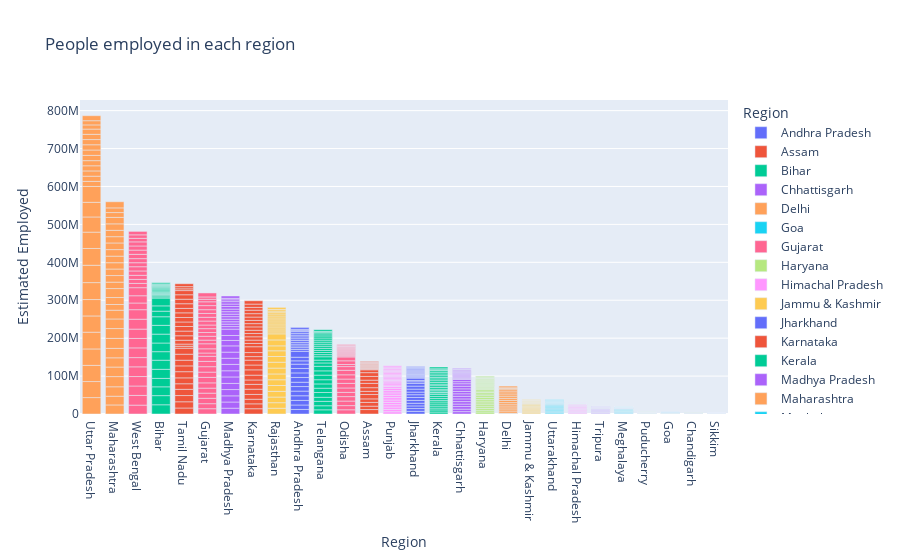

Write notebook code for a chart like this one.
### Code cell
#people employed in each region
fig = px.bar(data, x = "Region", y = " Estimated Employed", color = "Region", title = "People employed in each region")
fig.update_layout(xaxis = {'categoryorder':'total descending'})
fig.show()

### Figure 1 — Plotly figure (JSON) as saved in the notebook; plotly's stock layout.template omitted (floating-point values rounded to 4 significant figures)
{"data": [{"alignmentgroup": "True", "hovertemplate": "Region=%{x}<br> Estimated Employed=%{y}<extra></extra>", "legendgroup": "Andhra Pradesh", "marker": {"color": "#636efa", "pattern": {"shape": ""}}, "name": "Andhra Pradesh", "offsetgroup": "Andhra Pradesh", "orientation": "v", "showlegend": true, "textposition": "auto", "type": "bar", "x": ["Andhra Pradesh", "Andhra Pradesh", "Andhra Pradesh", "Andhra Pradesh", "Andhra Pradesh", "Andhra Pradesh", "Andhra Pradesh", "Andhra Pradesh", "Andhra Pradesh", "Andhra Pradesh", "Andhra Pradesh", "Andhra Pradesh", "Andhra Pradesh", "Andhra Pradesh", "Andhra Pradesh", "Andhra Pradesh", "Andhra Pradesh", "Andhra Pradesh", "Andhra Pradesh", "Andhra Pradesh", "Andhra Pradesh", "Andhra Pradesh", "Andhra Pradesh", "Andhra Pradesh", "Andhra Pradesh", "Andhra Pradesh", "Andhra Pradesh", "Andhra Pradesh"], "xaxis": "x", "y": [11999139, 11755881, 12086707, 12285693, 12256762, 12017412, 11397681, 12528395, 12016676, 11723617, 11359660, 8792827, 9526902, 15572975, 4788661, 4824630, 4657443, 4743179, 4733996, 4774377, 4668772, 4913963, 4618860, 4822035, 4521537, 2544084, 3428356, 4954389], "yaxis": "y"}, {"alignmentgroup": "True", "hovertemplate": "Region=%{x}<br> Estimated Employed=%{y}<extra></extra>", "legendgroup": "Assam", "marker": {"color": "#EF553B", "pattern": {"shape": ""}}, "name": "Assam", "offsetgroup": "Assam", "orientation": "v", "showlegend": true, "textposition": "auto", "type": "bar", "x": ["Assam", "Assam", "Assam", "Assam", "Assam", "Assam", "Assam", "Assam", "Assam", "Assam", "Assam", "Assam", "Assam", "Assam", "Assam", "Assam", "Assam", "Assam", "Assam", "Assam", "Assam", "Assam", "Assam", "Assam", "Assam", "Assam"], "xaxis": "x", "y": [11749334, 8923222, 9911534, 9292039, 11468349, 8395906, 9625362, 11420996, 8462814, 9878742, 9926176, 7544937, 1671707, 1647342, 1739838, 1595582, 1576480, 1595176, 1708045, 1722303, 1630908, 1625454, 1664145, 1454956, 1441722, 1551007], "yaxis": "y"}, {"alignmentgroup": "True", "hovertemplate": "Region=%{x}<br> Estimated Employed=%{y}<extra></extra>", "legendgroup": "Bihar", "marker": {"color": "#00cc96", "pattern": {"shape": ""}}, "name": "Bihar", "offsetgroup": "Bihar", "orientation": "v", "showlegend": true, "textposition": "auto", "type": "bar", "x": ["Bihar", "Bihar", "Bihar", "Bihar", "Bihar", "Bihar", "Bihar", "Bihar", "Bihar", "Bihar", "Bihar", "Bihar", "Bihar", "Bihar", "Bihar", "Bihar", "Bihar", "Bihar", "Bihar", "Bihar", "Bihar", "Bihar", "Bihar", "Bihar", "Bihar", "Bihar", "Bihar", "Bihar"], "xaxis": "x", "y": [24322330, 24097712, 23248875, 22260203, 23905700, 24053140, 22445989, 22914530, 23409006, 23168192, 22667882, 14645275, 14050319, 20622566, 3029344, 3248864, 3059744, 2994763, 2992082, 3173429, 3081077, 2977857, 2988665, 3113464, 3049637, 1400962, 2207026, 3124663], "yaxis": "y"}, {"alignmentgroup": "True", "hovertemplate": "Region=%{x}<br> Estimated Employed=%{y}<extra></extra>", "legendgroup": "Chhattisgarh", "marker": {"color": "#ab63fa", "pattern": {"shape": ""}}, "name": "Chhattisgarh", "offsetgroup": "Chhattisgarh", "orientation": "v", "showlegend": true, "textposition": "auto", "type": "bar", "x": ["Chhattisgarh", "Chhattisgarh", "Chhattisgarh", "Chhattisgarh", "Chhattisgarh", "Chhattisgarh", "Chhattisgarh", "Chhattisgarh", "Chhattisgarh", "Chhattisgarh", "Chhattisgarh", "Chhattisgarh", "Chhattisgarh", "Chhattisgarh", "Chhattisgarh", "Chhattisgarh", "Chhattisgarh", "Chhattisgarh", "Chhattisgarh", "Chhattisgarh", "Chhattisgarh", "Chhattisgarh", "Chhattisgarh", "Chhattisgarh", "Chhattisgarh", "Chhattisgarh", "Chhattisgarh", "Chhattisgarh"], "xaxis": "x", "y": [6259019, 6608626, 6753622, 6607694, 6490776, 7043840, 6942931, 6569385, 6236201, 6847173, 6894808, 6534321, 5454091, 5781095, 2223129, 2192020, 2285436, 2392400, 2311507, 2297096, 2341284, 2415436, 2315972, 2347941, 2407509, 1066126, 1276291, 1602231], "yaxis": "y"}, {"alignmentgroup": "True", "hovertemplate": "Region=%{x}<br> Estimated Employed=%{y}<extra></extra>", "legendgroup": "Delhi", "marker": {"color": "#FFA15A", "pattern": {"shape": ""}}, "name": "Delhi", "offsetgroup": "Delhi", "orientation": "v", "showlegend": true, "textposition": "auto", "type": "bar", "x": ["Delhi", "Delhi", "Delhi", "Delhi", "Delhi", "Delhi", "Delhi", "Delhi", "Delhi", "Delhi", "Delhi", "Delhi", "Delhi", "Delhi", "Delhi", "Delhi", "Delhi", "Delhi", "Delhi", "Delhi", "Delhi", "Delhi", "Delhi", "Delhi", "Delhi", "Delhi", "Delhi", "Delhi"], "xaxis": "x", "y": [169487, 149076, 166605, 135407, 166056, 149511, 178768, 145671, 157791, 147500, 152413, 115487, 129610, 112108, 5756475, 5550172, 5393091, 5552510, 5642253, 6030363, 5439600, 5718337, 5647493, 5708807, 5401392, 3003787, 2343783, 4306807], "yaxis": "y"}, {"alignmentgroup": "True", "hovertemplate": "Region=%{x}<br> Estimated Employed=%{y}<extra></extra>", "legendgroup": "Goa", "marker": {"color": "#19d3f3", "pattern": {"shape": ""}}, "name": "Goa", "offsetgroup": "Goa", "orientation": "v", "showlegend": true, "textposition": "auto", "type": "bar", "x": ["Goa", "Goa", "Goa", "Goa", "Goa", "Goa", "Goa", "Goa", "Goa", "Goa", "Goa", "Goa", "Goa", "Goa", "Goa", "Goa", "Goa", "Goa", "Goa", "Goa", "Goa", "Goa", "Goa", "Goa"], "xaxis": "x", "y": [179340, 170471, 167437, 183603, 163215, 177440, 159489, 177155, 158936, 171672, 181657, 128538, 264855, 304015, 280367, 243277, 309643, 290264, 271612, 288154, 257814, 306396, 277093, 318957], "yaxis": "y"}, {"alignmentgroup": "True", "hovertemplate": "Region=%{x}<br> Estimated Employed=%{y}<extra></extra>", "legendgroup": "Gujarat", "marker": {"color": "#FF6692", "pattern": {"shape": ""}}, "name": "Gujarat", "offsetgroup": "Gujarat", "orientation": "v", "showlegend": true, "textposition": "auto", "type": "bar", "x": ["Gujarat", "Gujarat", "Gujarat", "Gujarat", "Gujarat", "Gujarat", "Gujarat", "Gujarat", "Gujarat", "Gujarat", "Gujarat", "Gujarat", "Gujarat", "Gujarat", "Gujarat", "Gujarat", "Gujarat", "Gujarat", "Gujarat", "Gujarat", "Gujarat", "Gujarat", "Gujarat", "Gujarat", "Gujarat", "Gujarat", "Gujarat", "Gujarat"], "xaxis": "x", "y": [13954728, 13199281, 14327083, 13507342, 13280783, 13828512, 14487815, 13877825, 14301844, 13973042, 13483615, 8587594, 11121124, 13243922, 9686558, 10144965, 9828023, 10228154, 9609939, 10474217, 9896129, 10172812, 9824501, 10784753, 10083026, 6701284, 6072776, 10574711], "yaxis": "y"}, {"alignmentgroup": "True", "hovertemplate": "Region=%{x}<br> Estimated Employed=%{y}<extra></extra>", "legendgroup": "Haryana", "marker": {"color": "#B6E880", "pattern": {"shape": ""}}, "name": "Haryana", "offsetgroup": "Haryana", "orientation": "v", "showlegend": true, "textposition": "auto", "type": "bar", "x": ["Haryana", "Haryana", "Haryana", "Haryana", "Haryana", "Haryana", "Haryana", "Haryana", "Haryana", "Haryana", "Haryana", "Haryana", "Haryana", "Haryana", "Haryana", "Haryana", "Haryana", "Haryana", "Haryana", "Haryana", "Haryana", "Haryana", "Haryana", "Haryana", "Haryana", "Haryana", "Haryana", "Haryana"], "xaxis": "x", "y": [5249186, 4745178, 4826560, 4558306, 5127956, 4798833, 4875763, 4603484, 5062293, 4570108, 4366148, 4041050, 3914193, 4357835, 2693596, 2845190, 2405973, 2523005, 2675862, 2821456, 2404239, 2548835, 2630938, 2752834, 2275407, 1606580, 2013083, 2304138], "yaxis": "y"}, {"alignmentgroup": "True", "hovertemplate": "Region=%{x}<br> Estimated Employed=%{y}<extra></extra>", "legendgroup": "Himachal Pradesh", "marker": {"color": "#FF97FF", "pattern": {"shape": ""}}, "name": "Himachal Pradesh", "offsetgroup": "Himachal Pradesh", "orientation": "v", "showlegend": true, "textposition": "auto", "type": "bar", "x": ["Himachal Pradesh", "Himachal Pradesh", "Himachal Pradesh", "Himachal Pradesh", "Himachal Pradesh", "Himachal Pradesh", "Himachal Pradesh", "Himachal Pradesh", "Himachal Pradesh", "Himachal Pradesh", "Himachal Pradesh", "Himachal Pradesh", "Himachal Pradesh", "Himachal Pradesh", "Himachal Pradesh", "Himachal Pradesh", "Himachal Pradesh", "Himachal Pradesh", "Himachal Pradesh", "Himachal Pradesh", "Himachal Pradesh", "Himachal Pradesh", "Himachal Pradesh", "Himachal Pradesh", "Himachal Pradesh", "Himachal Pradesh", "Himachal Pradesh", "Himachal Pradesh"], "xaxis": "x", "y": [2045760, 1957081, 1916824, 1969248, 2039804, 1946957, 2024409, 1922821, 2041035, 1952464, 1800426, 984171, 1732050, 2230075, 245668, 237576, 235894, 236315, 247210, 232322, 233029, 241366, 246596, 227804, 221432, 146957, 134868, 224902], "yaxis": "y"}, {"alignmentgroup": "True", "hovertemplate": "Region=%{x}<br> Estimated Employed=%{y}<extra></extra>", "legendgroup": "Jammu & Kashmir", "marker": {"color": "#FECB52", "pattern": {"shape": ""}}, "name": "Jammu & Kashmir", "offsetgroup": "Jammu & Kashmir", "orientation": "v", "showlegend": true, "textposition": "auto", "type": "bar", "x": ["Jammu & Kashmir", "Jammu & Kashmir", "Jammu & Kashmir", "Jammu & Kashmir", "Jammu & Kashmir", "Jammu & Kashmir", "Jammu & Kashmir", "Jammu & Kashmir", "Jammu & Kashmir", "Jammu & Kashmir", "Jammu & Kashmir", "Jammu & Kashmir", "Jammu & Kashmir", "Jammu & Kashmir", "Jammu & Kashmir", "Jammu & Kashmir", "Jammu & Kashmir", "Jammu & Kashmir", "Jammu & Kashmir", "Jammu & Kashmir", "Jammu & Kashmir"], "xaxis": "x", "y": [2495186, 2423742, 2549316, 2778624, 2477621, 2415724, 2373488, 2163397, 2361004, 2716966, 2049617, 1130139, 1139815, 1183770, 1029087, 1226793, 1209085, 1079537, 1060116, 998103, 937435], "yaxis": "y"}, {"alignmentgroup": "True", "hovertemplate": "Region=%{x}<br> Estimated Employed=%{y}<extra></extra>", "legendgroup": "Jharkhand", "marker": {"color": "#636efa", "pattern": {"shape": ""}}, "name": "Jharkhand", "offsetgroup": "Jharkhand", "orientation": "v", "showlegend": true, "textposition": "auto", "type": "bar", "x": ["Jharkhand", "Jharkhand", "Jharkhand", "Jharkhand", "Jharkhand", "Jharkhand", "Jharkhand", "Jharkhand", "Jharkhand", "Jharkhand", "Jharkhand", "Jharkhand", "Jharkhand", "Jharkhand", "Jharkhand", "Jharkhand", "Jharkhand", "Jharkhand", "Jharkhand", "Jharkhand", "Jharkhand", "Jharkhand", "Jharkhand", "Jharkhand", "Jharkhand", "Jharkhand", "Jharkhand", "Jharkhand"], "xaxis": "x", "y": [7035766, 7319782, 6958404, 7015356, 7500122, 7761243, 7279628, 6873437, 7868736, 7932402, 7157454, 4280434, 3315038, 6375114, 2404033, 2326911, 2434579, 2335406, 2357627, 2460196, 2424281, 2290170, 2329293, 2493023, 2480661, 1054829, 830347, 2244460], "yaxis": "y"}, {"alignmentgroup": "True", "hovertemplate": "Region=%{x}<br> Estimated Employed=%{y}<extra></extra>", "legendgroup": "Karnataka", "marker": {"color": "#EF553B", "pattern": {"shape": ""}}, "name": "Karnataka", "offsetgroup": "Karnataka", "orientation": "v", "showlegend": true, "textposition": "auto", "type": "bar", "x": ["Karnataka", "Karnataka", "Karnataka", "Karnataka", "Karnataka", "Karnataka", "Karnataka", "Karnataka", "Karnataka", "Karnataka", "Karnataka", "Karnataka", "Karnataka", "Karnataka", "Karnataka", "Karnataka", "Karnataka", "Karnataka", "Karnataka", "Karnataka", "Karnataka", "Karnataka", "Karnataka", "Karnataka", "Karnataka", "Karnataka", "Karnataka", "Karnataka"], "xaxis": "x", "y": [13911440, 12888490, 12169808, 12686470, 13741892, 12803527, 11537217, 12756132, 13938874, 12753657, 12853818, 9330400, 10626328, 15396213, 8638239, 8862498, 8738029, 8614340, 8647794, 8799249, 8613835, 8592376, 8749154, 8924061, 9225835, 7387995, 8669258, 8822411], "yaxis": "y"}, {"alignmentgroup": "True", "hovertemplate": "Region=%{x}<br> Estimated Employed=%{y}<extra></extra>", "legendgroup": "Kerala", "marker": {"color": "#00cc96", "pattern": {"shape": ""}}, "name": "Kerala", "offsetgroup": "Kerala", "orientation": "v", "showlegend": true, "textposition": "auto", "type": "bar", "x": ["Kerala", "Kerala", "Kerala", "Kerala", "Kerala", "Kerala", "Kerala", "Kerala", "Kerala", "Kerala", "Kerala", "Kerala", "Kerala", "Kerala", "Kerala", "Kerala", "Kerala", "Kerala", "Kerala", "Kerala", "Kerala", "Kerala", "Kerala", "Kerala", "Kerala", "Kerala", "Kerala", "Kerala"], "xaxis": "x", "y": [5184355, 5605627, 4855393, 5233449, 5400499, 5328825, 4557906, 5065804, 5307026, 5203579, 4141953, 1754170, 3799919, 3952088, 4605913, 4678374, 4105211, 4448650, 4640642, 4644510, 4062767, 4440283, 4597507, 4624444, 4079775, 2179106, 2826118, 4601293], "yaxis": "y"}, {"alignmentgroup": "True", "hovertemplate": "Region=%{x}<br> Estimated Employed=%{y}<extra></extra>", "legendgroup": "Madhya Pradesh", "marker": {"color": "#ab63fa", "pattern": {"shape": ""}}, "name": "Madhya Pradesh", "offsetgroup": "Madhya Pradesh", "orientation": "v", "showlegend": true, "textposition": "auto", "type": "bar", "x": ["Madhya Pradesh", "Madhya Pradesh", "Madhya Pradesh", "Madhya Pradesh", "Madhya Pradesh", "Madhya Pradesh", "Madhya Pradesh", "Madhya Pradesh", "Madhya Pradesh", "Madhya Pradesh", "Madhya Pradesh", "Madhya Pradesh", "Madhya Pradesh", "Madhya Pradesh", "Madhya Pradesh", "Madhya Pradesh", "Madhya Pradesh", "Madhya Pradesh", "Madhya Pradesh", "Madhya Pradesh", "Madhya Pradesh", "Madhya Pradesh", "Madhya Pradesh", "Madhya Pradesh", "Madhya Pradesh", "Madhya Pradesh", "Madhya Pradesh", "Madhya Pradesh"], "xaxis": "x", "y": [15349838, 16294794, 16274707, 16559137, 16159315, 17060638, 16306428, 16854647, 16183702, 16178044, 16480441, 14238959, 13099601, 16748971, 6692720, 6509340, 6266446, 6809834, 6655967, 6603715, 6459457, 6787403, 6834930, 6533435, 6386723, 4802873, 3879934, 6221562], "yaxis": "y"}, {"alignmentgroup": "True", "hovertemplate": "Region=%{x}<br> Estimated Employed=%{y}<extra></extra>", "legendgroup": "Maharashtra", "marker": {"color": "#FFA15A", "pattern": {"shape": ""}}, "name": "Maharashtra", "offsetgroup": "Maharashtra", "orientation": "v", "showlegend": true, "textposition": "auto", "type": "bar", "x": ["Maharashtra", "Maharashtra", "Maharashtra", "Maharashtra", "Maharashtra", "Maharashtra", "Maharashtra", "Maharashtra", "Maharashtra", "Maharashtra", "Maharashtra", "Maharashtra", "Maharashtra", "Maharashtra", "Maharashtra", "Maharashtra", "Maharashtra", "Maharashtra", "Maharashtra", "Maharashtra", "Maharashtra", "Maharashtra", "Maharashtra", "Maharashtra", "Maharashtra", "Maharashtra", "Maharashtra", "Maharashtra"], "xaxis": "x", "y": [23896858, 23056511, 24843750, 26835389, 25219281, 24330249, 24881383, 26357625, 25881398, 25293535, 23130976, 15014802, 18423447, 23601016, 16962574, 17375053, 17215677, 16602767, 17396398, 17221991, 17486683, 16581144, 16715470, 17122782, 17065830, 12674451, 12365754, 16172690], "yaxis": "y"}, {"alignmentgroup": "True", "hovertemplate": "Region=%{x}<br> Estimated Employed=%{y}<extra></extra>", "legendgroup": "Meghalaya", "marker": {"color": "#19d3f3", "pattern": {"shape": ""}}, "name": "Meghalaya", "offsetgroup": "Meghalaya", "orientation": "v", "showlegend": true, "textposition": "auto", "type": "bar", "x": ["Meghalaya", "Meghalaya", "Meghalaya", "Meghalaya", "Meghalaya", "Meghalaya", "Meghalaya", "Meghalaya", "Meghalaya", "Meghalaya", "Meghalaya", "Meghalaya", "Meghalaya", "Meghalaya", "Meghalaya", "Meghalaya", "Meghalaya", "Meghalaya", "Meghalaya", "Meghalaya", "Meghalaya", "Meghalaya", "Meghalaya", "Meghalaya", "Meghalaya", "Meghalaya", "Meghalaya"], "xaxis": "x", "y": [1119011, 1024797, 1158511, 1065725, 1162159, 1080609, 1205703, 1102997, 1229406, 1112864, 1192616, 803118, 992148, 1150200, 228978, 231252, 284015, 259433, 253887, 234375, 293431, 267417, 261687, 233965, 289735, 161939, 222916], "yaxis": "y"}, {"alignmentgroup": "True", "hovertemplate": "Region=%{x}<br> Estimated Employed=%{y}<extra></extra>", "legendgroup": "Odisha", "marker": {"color": "#FF6692", "pattern": {"shape": ""}}, "name": "Odisha", "offsetgroup": "Odisha", "orientation": "v", "showlegend": true, "textposition": "auto", "type": "bar", "x": ["Odisha", "Odisha", "Odisha", "Odisha", "Odisha", "Odisha", "Odisha", "Odisha", "Odisha", "Odisha", "Odisha", "Odisha", "Odisha", "Odisha", "Odisha", "Odisha", "Odisha", "Odisha", "Odisha", "Odisha", "Odisha", "Odisha", "Odisha", "Odisha", "Odisha", "Odisha", "Odisha", "Odisha"], "xaxis": "x", "y": [11155753, 10965154, 12009883, 11727659, 11167715, 11621534, 12192623, 11345069, 11182128, 11842655, 9814156, 5562449, 9683719, 10187145, 2519582, 2356290, 2542237, 2456983, 2570663, 2456855, 2594469, 2369048, 2561320, 2438080, 2457952, 1303244, 1975481, 2221069], "yaxis": "y"}, {"alignmentgroup": "True", "hovertemplate": "Region=%{x}<br> Estimated Employed=%{y}<extra></extra>", "legendgroup": "Puducherry", "marker": {"color": "#B6E880", "pattern": {"shape": ""}}, "name": "Puducherry", "offsetgroup": "Puducherry", "orientation": "v", "showlegend": true, "textposition": "auto", "type": "bar", "x": ["Puducherry", "Puducherry", "Puducherry", "Puducherry", "Puducherry", "Puducherry", "Puducherry", "Puducherry", "Puducherry", "Puducherry", "Puducherry", "Puducherry", "Puducherry", "Puducherry", "Puducherry", "Puducherry", "Puducherry", "Puducherry", "Puducherry", "Puducherry", "Puducherry", "Puducherry", "Puducherry", "Puducherry", "Puducherry", "Puducherry"], "xaxis": "x", "y": [172474, 184527, 139227, 183930, 175718, 180283, 142787, 180808, 176252, 183619, 142176, 49420, 283905, 304369, 281117, 312882, 286573, 312548, 275003, 313135, 281698, 310342, 278851, 68122, 64538, 234926], "yaxis": "y"}, {"alignmentgroup": "True", "hovertemplate": "Region=%{x}<br> Estimated Employed=%{y}<extra></extra>", "legendgroup": "Punjab", "marker": {"color": "#FF97FF", "pattern": {"shape": ""}}, "name": "Punjab", "offsetgroup": "Punjab", "orientation": "v", "showlegend": true, "textposition": "auto", "type": "bar", "x": ["Punjab", "Punjab", "Punjab", "Punjab", "Punjab", "Punjab", "Punjab", "Punjab", "Punjab", "Punjab", "Punjab", "Punjab", "Punjab", "Punjab", "Punjab", "Punjab", "Punjab", "Punjab", "Punjab", "Punjab", "Punjab", "Punjab", "Punjab", "Punjab", "Punjab", "Punjab", "Punjab", "Punjab"], "xaxis": "x", "y": [6088547, 6025235, 6308129, 6183427, 6260971, 6021921, 6395022, 6164215, 6189471, 6009820, 6373692, 4721590, 3727366, 5364047, 3289918, 3307798, 3592442, 3499863, 3227178, 3070438, 3602243, 3575778, 3252622, 3219227, 3601793, 2298975, 2682658, 3047750], "yaxis": "y"}, {"alignmentgroup": "True", "hovertemplate": "Region=%{x}<br> Estimated Employed=%{y}<extra></extra>", "legendgroup": "Rajasthan", "marker": {"color": "#FECB52", "pattern": {"shape": ""}}, "name": "Rajasthan", "offsetgroup": "Rajasthan", "orientation": "v", "showlegend": true, "textposition": "auto", "type": "bar", "x": ["Rajasthan", "Rajasthan", "Rajasthan", "Rajasthan", "Rajasthan", "Rajasthan", "Rajasthan", "Rajasthan", "Rajasthan", "Rajasthan", "Rajasthan", "Rajasthan", "Rajasthan", "Rajasthan", "Rajasthan", "Rajasthan", "Rajasthan", "Rajasthan", "Rajasthan", "Rajasthan", "Rajasthan", "Rajasthan", "Rajasthan", "Rajasthan", "Rajasthan", "Rajasthan", "Rajasthan", "Rajasthan"], "xaxis": "x", "y": [15226005, 14610564, 14859873, 15052051, 15419779, 15178544, 15278556, 15485307, 15484353, 15040572, 15059769, 13051219, 15586833, 16076978, 5108436, 5241174, 5372470, 5195170, 5176819, 5384335, 5306715, 5109481, 5157363, 5288343, 4964911, 2932923, 4225486, 5275784], "yaxis": "y"}, {"alignmentgroup": "True", "hovertemplate": "Region=%{x}<br> Estimated Employed=%{y}<extra></extra>", "legendgroup": "Sikkim", "marker": {"color": "#636efa", "pattern": {"shape": ""}}, "name": "Sikkim", "offsetgroup": "Sikkim", "orientation": "v", "showlegend": true, "textposition": "auto", "type": "bar", "x": ["Sikkim", "Sikkim", "Sikkim", "Sikkim", "Sikkim", "Sikkim", "Sikkim", "Sikkim", "Sikkim", "Sikkim", "Sikkim", "Sikkim", "Sikkim", "Sikkim", "Sikkim", "Sikkim", "Sikkim"], "xaxis": "x", "y": [146688, 162426, 161647, 133399, 141313, 89587, 89702, 108334, 90850, 89450, 87974, 107751, 88035, 86186, 81905, 75456, 76269], "yaxis": "y"}, {"alignmentgroup": "True", "hovertemplate": "Region=%{x}<br> Estimated Employed=%{y}<extra></extra>", "legendgroup": "Tamil Nadu", "marker": {"color": "#EF553B", "pattern": {"shape": ""}}, "name": "Tamil Nadu", "offsetgroup": "Tamil Nadu", "orientation": "v", "showlegend": true, "textposition": "auto", "type": "bar", "x": ["Tamil Nadu", "Tamil Nadu", "Tamil Nadu", "Tamil Nadu", "Tamil Nadu", "Tamil Nadu", "Tamil Nadu", "Tamil Nadu", "Tamil Nadu", "Tamil Nadu", "Tamil Nadu", "Tamil Nadu", "Tamil Nadu", "Tamil Nadu", "Tamil Nadu", "Tamil Nadu", "Tamil Nadu", "Tamil Nadu", "Tamil Nadu", "Tamil Nadu", "Tamil Nadu", "Tamil Nadu", "Tamil Nadu", "Tamil Nadu", "Tamil Nadu", "Tamil Nadu", "Tamil Nadu", "Tamil Nadu"], "xaxis": "x", "y": [15844698, 16375303, 16455928, 16463931, 14595441, 15595647, 16223430, 15356938, 14954646, 15828488, 15848590, 5086200, 5768342, 10169115, 11798080, 12318745, 12054414, 11933093, 11902824, 12223948, 11729952, 12260389, 11926995, 11742101, 10982178, 4632967, 5733921, 7741005], "yaxis": "y"}, {"alignmentgroup": "True", "hovertemplate": "Region=%{x}<br> Estimated Employed=%{y}<extra></extra>", "legendgroup": "Telangana", "marker": {"color": "#00cc96", "pattern": {"shape": ""}}, "name": "Telangana", "offsetgroup": "Telangana", "orientation": "v", "showlegend": true, "textposition": "auto", "type": "bar", "x": ["Telangana", "Telangana", "Telangana", "Telangana", "Telangana", "Telangana", "Telangana", "Telangana", "Telangana", "Telangana", "Telangana", "Telangana", "Telangana", "Telangana", "Telangana", "Telangana", "Telangana", "Telangana", "Telangana", "Telangana", "Telangana", "Telangana", "Telangana", "Telangana", "Telangana", "Telangana", "Telangana", "Telangana"], "xaxis": "x", "y": [11053353, 10728822, 11538688, 10743959, 12636415, 11375354, 11265828, 11068056, 12065915, 11304474, 12028377, 8793799, 7508747, 8891181, 5560649, 5683349, 5432503, 5544693, 5668785, 5318341, 5338119, 5317782, 5543380, 5521496, 5313236, 3378431, 3108830, 4577995], "yaxis": "y"}, {"alignmentgroup": "True", "hovertemplate": "Region=%{x}<br> Estimated Employed=%{y}<extra></extra>", "legendgroup": "Tripura", "marker": {"color": "#ab63fa", "pattern": {"shape": ""}}, "name": "Tripura", "offsetgroup": "Tripura", "orientation": "v", "showlegend": true, "textposition": "auto", "type": "bar", "x": ["Tripura", "Tripura", "Tripura", "Tripura", "Tripura", "Tripura", "Tripura", "Tripura", "Tripura", "Tripura", "Tripura", "Tripura", "Tripura", "Tripura", "Tripura", "Tripura", "Tripura", "Tripura", "Tripura", "Tripura", "Tripura", "Tripura", "Tripura", "Tripura", "Tripura", "Tripura", "Tripura", "Tripura"], "xaxis": "x", "y": [1019549, 1107013, 1052597, 975501, 1034408, 1113764, 1084633, 1046878, 1057975, 1169347, 1060946, 675083, 911789, 1106978, 423127, 408738, 410583, 368977, 418043, 414808, 427700, 399427, 450155, 415339, 450271, 296431, 384999, 391015], "yaxis": "y"}, {"alignmentgroup": "True", "hovertemplate": "Region=%{x}<br> Estimated Employed=%{y}<extra></extra>", "legendgroup": "Uttar Pradesh", "marker": {"color": "#FFA15A", "pattern": {"shape": ""}}, "name": "Uttar Pradesh", "offsetgroup": "Uttar Pradesh", "orientation": "v", "showlegend": true, "textposition": "auto", "type": "bar", "x": ["Uttar Pradesh", "Uttar Pradesh", "Uttar Pradesh", "Uttar Pradesh", "Uttar Pradesh", "Uttar Pradesh", "Uttar Pradesh", "Uttar Pradesh", "Uttar Pradesh", "Uttar Pradesh", "Uttar Pradesh", "Uttar Pradesh", "Uttar Pradesh", "Uttar Pradesh", "Uttar Pradesh", "Uttar Pradesh", "Uttar Pradesh", "Uttar Pradesh", "Uttar Pradesh", "Uttar Pradesh", "Uttar Pradesh", "Uttar Pradesh", "Uttar Pradesh", "Uttar Pradesh", "Uttar Pradesh", "Uttar Pradesh", "Uttar Pradesh", "Uttar Pradesh"], "xaxis": "x", "y": [43287808, 42276572, 42697000, 43298746, 44198762, 42833265, 43261530, 44640087, 45777509, 44257432, 43086706, 39970677, 38640999, 41908909, 13391244, 13624452, 13862431, 13580241, 13522970, 13938303, 14128888, 13857200, 13656250, 13803099, 13889632, 10944379, 11111486, 13208724], "yaxis": "y"}, {"alignmentgroup": "True", "hovertemplate": "Region=%{x}<br> Estimated Employed=%{y}<extra></extra>", "legendgroup": "Uttarakhand", "marker": {"color": "#19d3f3", "pattern": {"shape": ""}}, "name": "Uttarakhand", "offsetgroup": "Uttarakhand", "orientation": "v", "showlegend": true, "textposition": "auto", "type": "bar", "x": ["Uttarakhand", "Uttarakhand", "Uttarakhand", "Uttarakhand", "Uttarakhand", "Uttarakhand", "Uttarakhand", "Uttarakhand", "Uttarakhand", "Uttarakhand", "Uttarakhand", "Uttarakhand", "Uttarakhand", "Uttarakhand", "Uttarakhand", "Uttarakhand", "Uttarakhand", "Uttarakhand", "Uttarakhand", "Uttarakhand", "Uttarakhand", "Uttarakhand", "Uttarakhand", "Uttarakhand", "Uttarakhand", "Uttarakhand", "Uttarakhand"], "xaxis": "x", "y": [2108044, 2021553, 2000524, 1911380, 2157845, 2027662, 2007113, 1947566, 1986386, 2057523, 1972074, 1915482, 1675441, 676797, 906889, 859900, 823967, 711150, 925174, 904903, 844779, 725253, 963408, 889245, 748041, 778590, 989470], "yaxis": "y"}, {"alignmentgroup": "True", "hovertemplate": "Region=%{x}<br> Estimated Employed=%{y}<extra></extra>", "legendgroup": "West Bengal", "marker": {"color": "#FF6692", "pattern": {"shape": ""}}, "name": "West Bengal", "offsetgroup": "West Bengal", "orientation": "v", "showlegend": true, "textposition": "auto", "type": "bar", "x": ["West Bengal", "West Bengal", "West Bengal", "West Bengal", "West Bengal", "West Bengal", "West Bengal", "West Bengal", "West Bengal", "West Bengal", "West Bengal", "West Bengal", "West Bengal", "West Bengal", "West Bengal", "West Bengal", "West Bengal", "West Bengal", "West Bengal", "West Bengal", "West Bengal", "West Bengal", "West Bengal", "West Bengal", "West Bengal", "West Bengal", "West Bengal", "West Bengal"], "xaxis": "x", "y": [23452875, 25543465, 24857807, 24924827, 25610773, 24353018, 25630359, 24906239, 24612171, 26093009, 25097812, 17639370, 19115772, 21225887, 11306177, 10611498, 10779829, 11456493, 11158649, 10563686, 10768462, 11335696, 11208617, 10871168, 10806105, 9299466, 9240903, 9088931], "yaxis": "y"}, {"alignmentgroup": "True", "hovertemplate": "Region=%{x}<br> Estimated Employed=%{y}<extra></extra>", "legendgroup": "Chandigarh", "marker": {"color": "#B6E880", "pattern": {"shape": ""}}, "name": "Chandigarh", "offsetgroup": "Chandigarh", "orientation": "v", "showlegend": true, "textposition": "auto", "type": "bar", "x": ["Chandigarh", "Chandigarh", "Chandigarh", "Chandigarh", "Chandigarh", "Chandigarh", "Chandigarh", "Chandigarh", "Chandigarh", "Chandigarh", "Chandigarh", "Chandigarh"], "xaxis": "x", "y": [348042, 337145, 294379, 328282, 327239, 330856, 289593, 311146, 332062, 316887, 279839, 306505], "yaxis": "y"}], "layout": {"barmode": "relative", "legend": {"title": {"text": "Region"}, "tracegroupgap": 0}, "title": {"text": "People employed in each region"}, "xaxis": {"anchor": "y", "categoryarray": ["Andhra Pradesh", "Assam", "Bihar", "Chhattisgarh", "Delhi", "Goa", "Gujarat", "Haryana", "Himachal Pradesh", "Jammu & Kashmir", "Jharkhand", "Karnataka", "Kerala", "Madhya Pradesh", "Maharashtra", "Meghalaya", "Odisha", "Puducherry", "Punjab", "Rajasthan", "Sikkim", "Tamil Nadu", "Telangana", "Tripura", "Uttar Pradesh", "Uttarakhand", "West Bengal", "Chandigarh"], "categoryorder": "total descending", "domain": [0, 1], "title": {"text": "Region"}}, "yaxis": {"anchor": "x", "domain": [0, 1], "title": {"text": " Estimated Employed"}}}}
